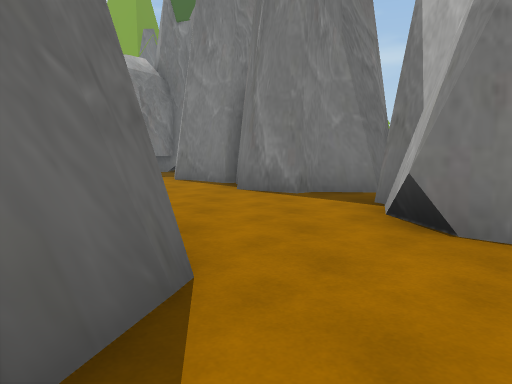
view 1 (above)

24 first-person views from a walk through a scene from a Unity 3-D project. The camera is 1.3 m above the floor, tilts 6° down and sees 70° across. The floor is counted in squares, 1.92 m on a side. Each view is taken from the middle of a square. On the plan, view 1 faces up. The plan holds only what a view shows up to about 11 squares ahead; the rest is blank. The place goes on beyond the plan. The player is left out. Some animated figures are left out. Door leaves are left out, so doorways stand open. Some surface patterns are stand-ins.

view 2
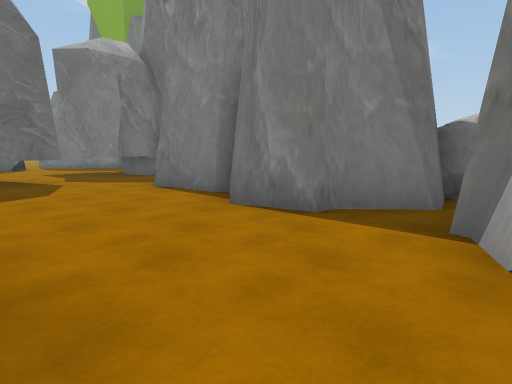

view 3
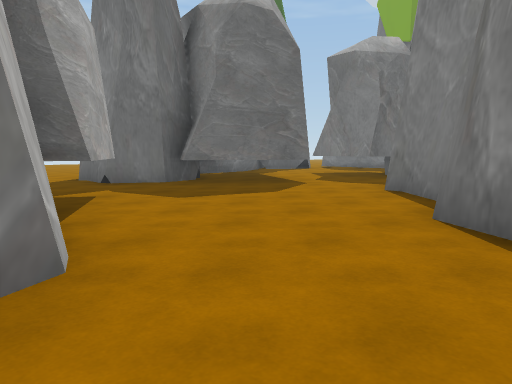

view 4
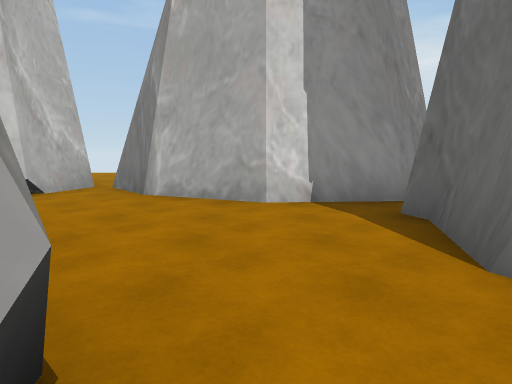

view 5
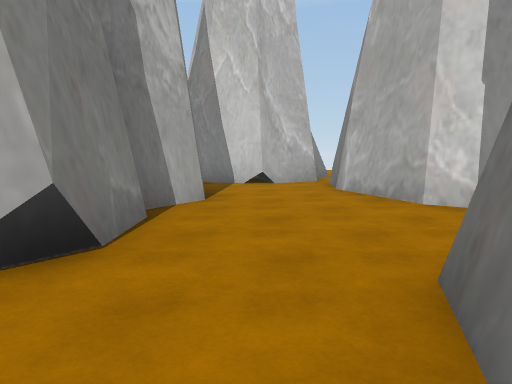

view 6
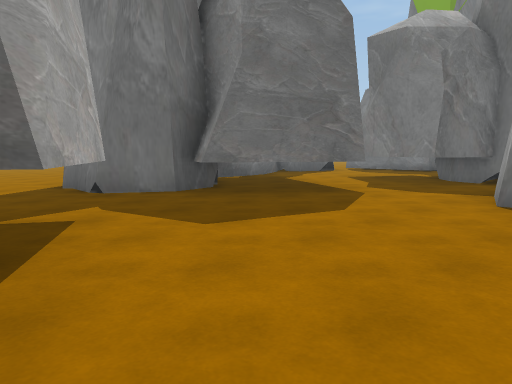

view 7
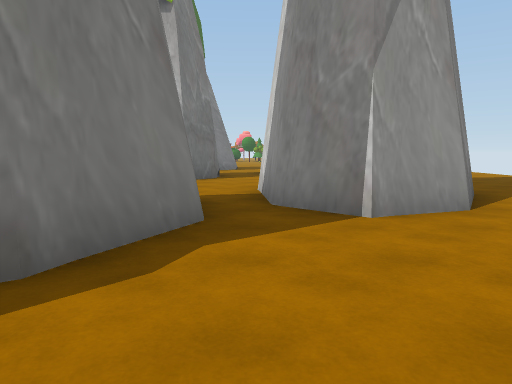

view 8
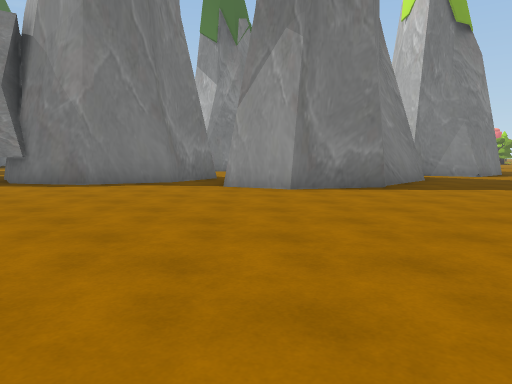

view 9
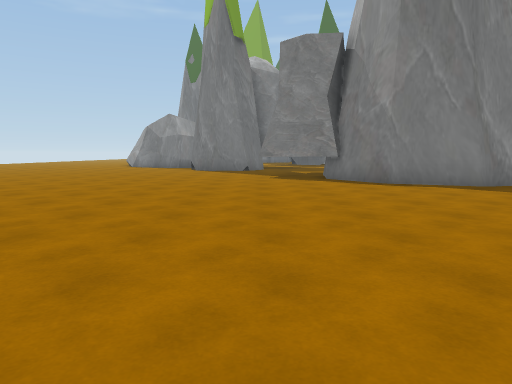

view 10
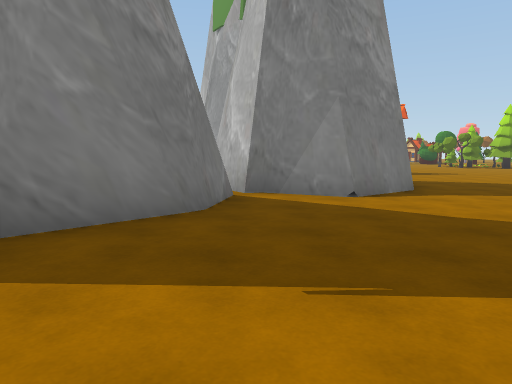

view 11
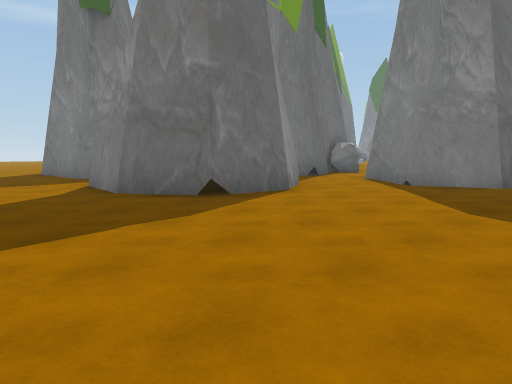

view 12
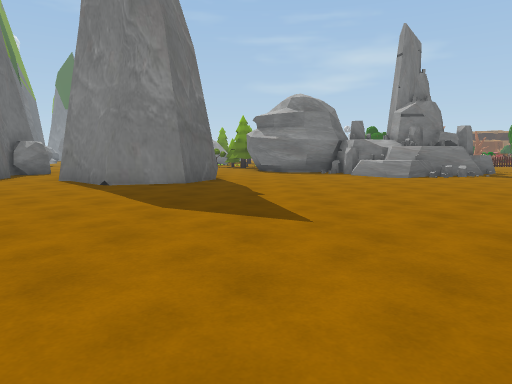

view 13
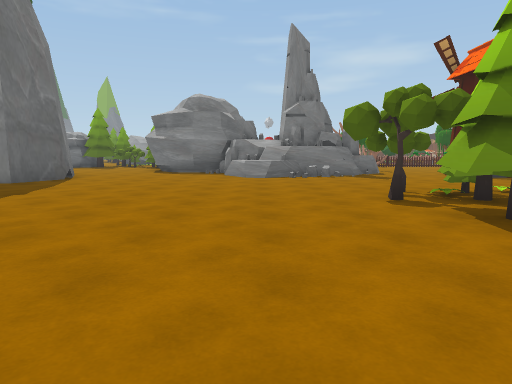

view 14
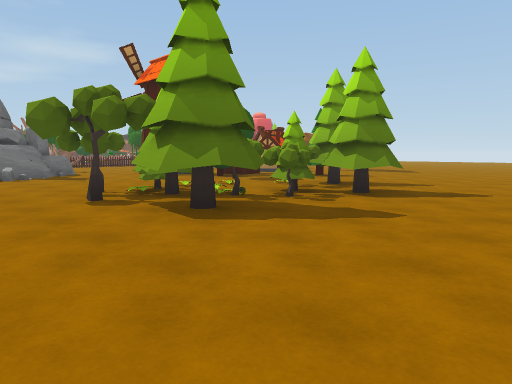

view 15
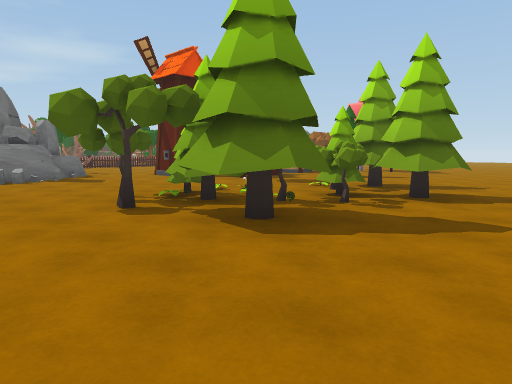

view 16
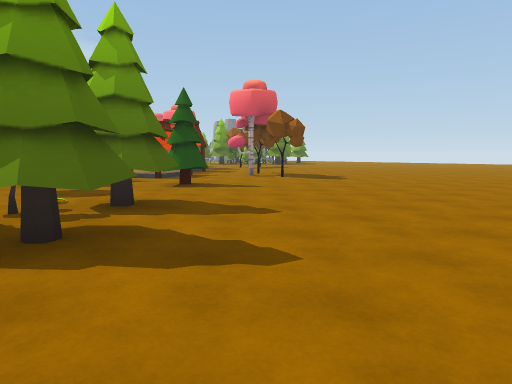

view 17
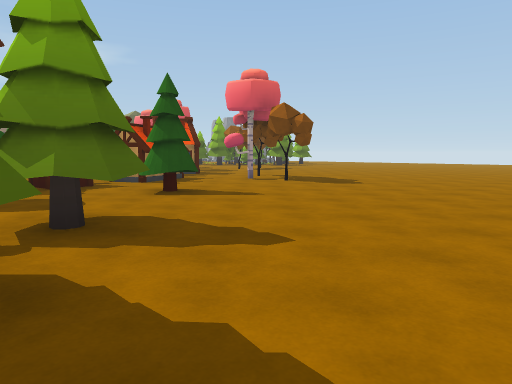

view 18
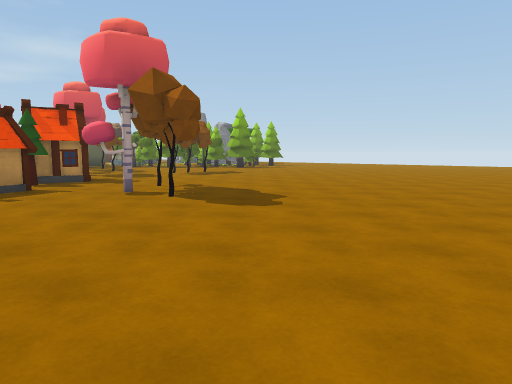

view 19
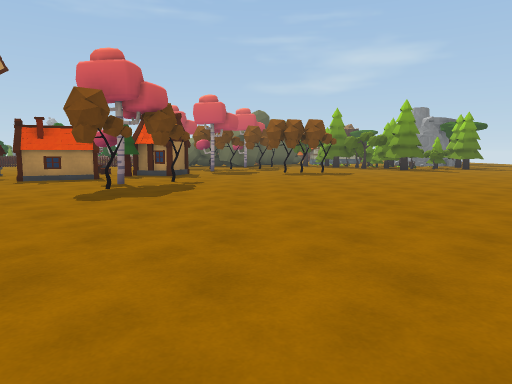

view 20
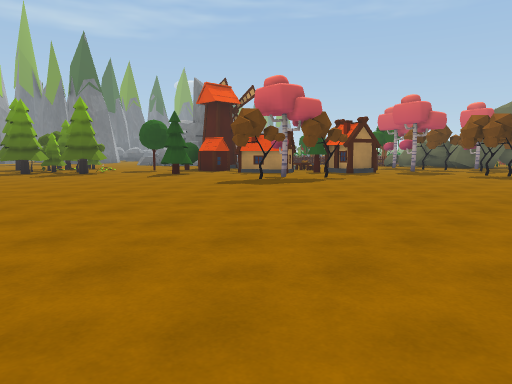

view 21
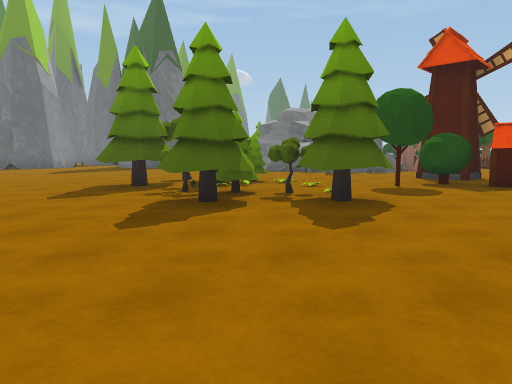

view 22
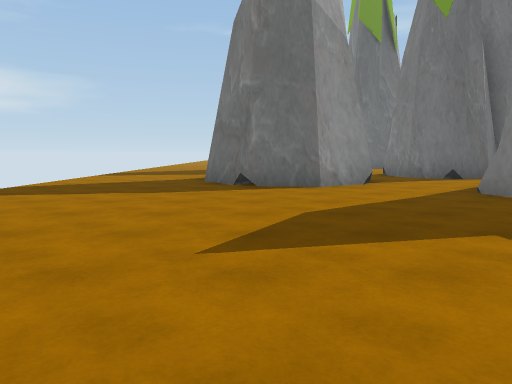

view 23
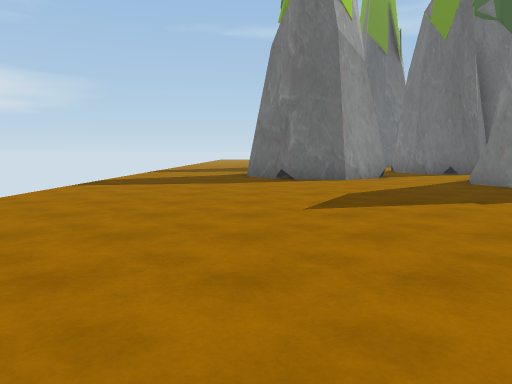

view 24
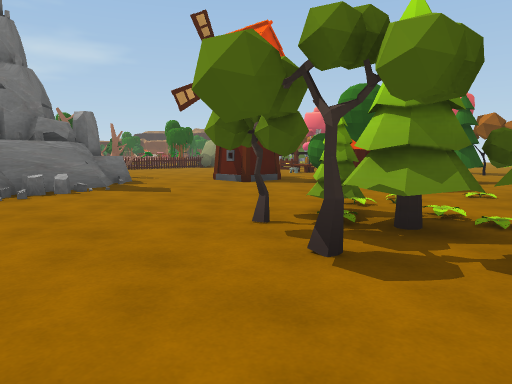

### Floor plan
Key: @ floor where view 1 was taken; # wall or solid block; . floor; ^ raised ledge; T thing the floor can be seen under or through; O other object.
Columns run from 8 left of view 1 to 37 right of it. Each row starts with its distance up from view 1.
 15    ##
 14   ####
 13  ..##.
 12  .....
 11    ...#
 10    T..##
  9  # T...##
  8  #T.....#  O
  7 ##......###OO                O
  6 ...........                  OO.
  5 ...##.....#                 #^...         O
  4    ###....#                ###...     #.....
  3 ..## ###..## #..   #.....^##...##    O#.......
  2 ..###  #...####.   #...............###........
  1 ....## #....###..###............####...O......
  0 .....###@.........#...................O.......
 -1 ............................O.....OO..O.......
 -2 ......#####..####..........OOOO...............
 -3 .......#######  #..........OOOOOO.............
 -4 .......#####.# ##..........OOOOOO.............
 -5 .............###............O..O..............
 -6 ..............................................
 -7 ..............................................
 -8  ....   ...............  .... ......     .....

Positions as (right, up) in squares from view 1, and headings:
1: (0, 0), facing up
2: (0, 2), facing up
3: (1, 3), facing up-left
4: (1, 4), facing down
5: (-1, 4), facing down-right
6: (-1, 4), facing up-left
7: (-6, -1), facing right
8: (-7, -8), facing up-right
9: (-7, -8), facing up
10: (0, -8), facing up-right
11: (13, -8), facing up-left
12: (13, -8), facing up
13: (17, -8), facing up
14: (17, -8), facing up-right
15: (17, -7), facing up-right
16: (22, -8), facing up-right
17: (23, -7), facing up-right
18: (27, -6), facing up-right
19: (33, -8), facing up
20: (37, -8), facing up-left
21: (27, -8), facing up-left
22: (16, -4), facing left
23: (18, -5), facing left
24: (17, -4), facing up-right
